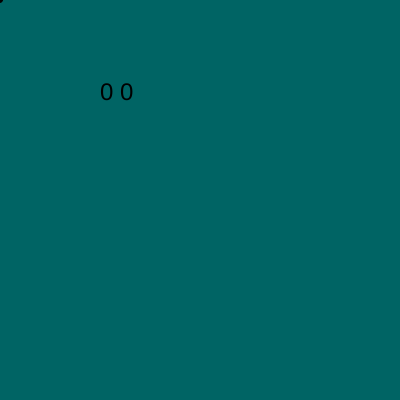
Frame 1 (no input)
Frame 60 (no input): identical to frame 1, image omitted
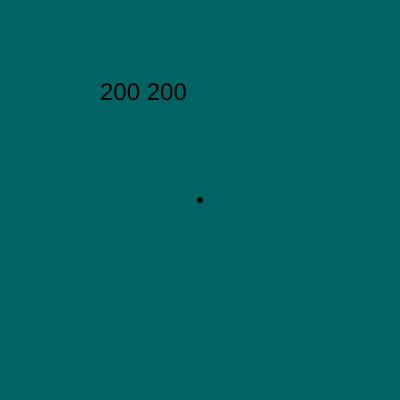
Frame 120 (the mouse pressed at the canvas centre since frame 60)

The p5.js sketch that drew these frames (run headless with seeded random() and noise() and a simulated clock; from frame 60 on, the mouse is pressed at the canvas centre):

// p5.js sketch
// ── sketch.js
//Two ways
let myVariable; //this is more correct
var myOtherVariable;

function setup() {
  // put setup code here
  createCanvas(400,400);
}

function draw() {
  // put drawing code here
	background(0,100,100);

  fill(0);
  ellipse(mouseX,mouseY,5);

  textSize(24);
  text(mouseX + " " + mouseY,100,100);
}
// ── 01shapeProperties.js
//this is a comment

function setup() {
  // put setup code here
  createCanvas(400,400);

  print("Hello world!");
}

function draw() {
  // put drawing code here
	background(0,100,100);

	//stroke determines line color
	stroke(200,0,0);
	//strokeWeight determines line thickness
	strokeWeight(mouseX/10);

	strokeJoin(BEVEL);//determines corner joints for shapes


  noFill();
  //ellipse(mouseX,mouseY,50);

  rectMode(CORNERS); //determines draw position, default is corner

  //noStroke();
  rect(mouseX,mouseY, 50,50);

  strokeWeight(20);
  stroke(0,100, 200,200);
  strokeCap(ROUND); //determines line endings
  line(40,50,width-20,height-60);

}
// ── 02mousingAround.js

function setup() {
  // put setup code here
  createCanvas(400,400);
  	background(255,100,100);

}

function draw() {
  // put drawing code here
  //background(255,100,100);

  stroke(100);
  strokeWeight(3);
  line(mouseX,mouseY,pmouseX, pmouseY);

/*
  rect(pmouseX,pmouseY,20,20);
  rect(mouseX,mouseY,50,50);
*/

}
// ── 06mapConstrain.js
/*
Map allows you to transpose on value range to another
Constrain limits the range of a number
*/

function setup() {
  // put setup code here
  createCanvas(windowWidth,400);
}

function draw() {
  // put drawing code here
	background(0,100,100);

	rectMode(CENTER);

	fill(255,100,160);
	rect(width/3,height/2,200,200);
	rect((width/3)*2,height/2,200,200);

	fill(100, 49,200);
	ellipse(map(mouseX, 0, width, -75, 75)+width/3,map(mouseY, 0, windowHeight, -75,75)+(height/2),50,50);
	//ellipse(map(mouseX, 0, width, -75, 75)+(width/3)*2,map(mouseY, 0, windowHeight, -75,75)+(height/2),50,50);
	

	ellipse(constrain(mouseX, ((width/3)*2)-75, ((width/3)*2)+75),constrain(mouseY, (height/2)-75,(height/2)+75),50,50);


}

// ── 07random.js
let walkDimX, walkDimY;

let oldLX, oldLY;

function setup() {
  // put setup code here
  createCanvas(windowWidth,400);


	oldLX = random(width);
	oldLY = random(height);

  walkDimX = random(width);
  walkDimY = random(height);

  //frameRate(5);
  fill(random(255),random(255), random(255));
}

function draw() {
  // put drawing code here
  	stroke(random(255));

	background(0,100,100);

  	let newLX = random(width);
  	let newLY = random(height);
  	line(newLX,newLY, oldLX,oldLY);
  	oldLX = newLX;
  	oldLY = newLY;

	//fill(random(255),random(255), random(255));
	//ellipse(width/2,height/2,random(width),random(height))

	randomWalks();
	ellipse(width/2,height/2,walkDimX,walkDimY);
}

function randomWalks(){
	walkDimX = constrain(walkDimX + random(10)-5,0,width);
	walkDimY = constrain(walkDimY + random(10)-5,0, height);
}
